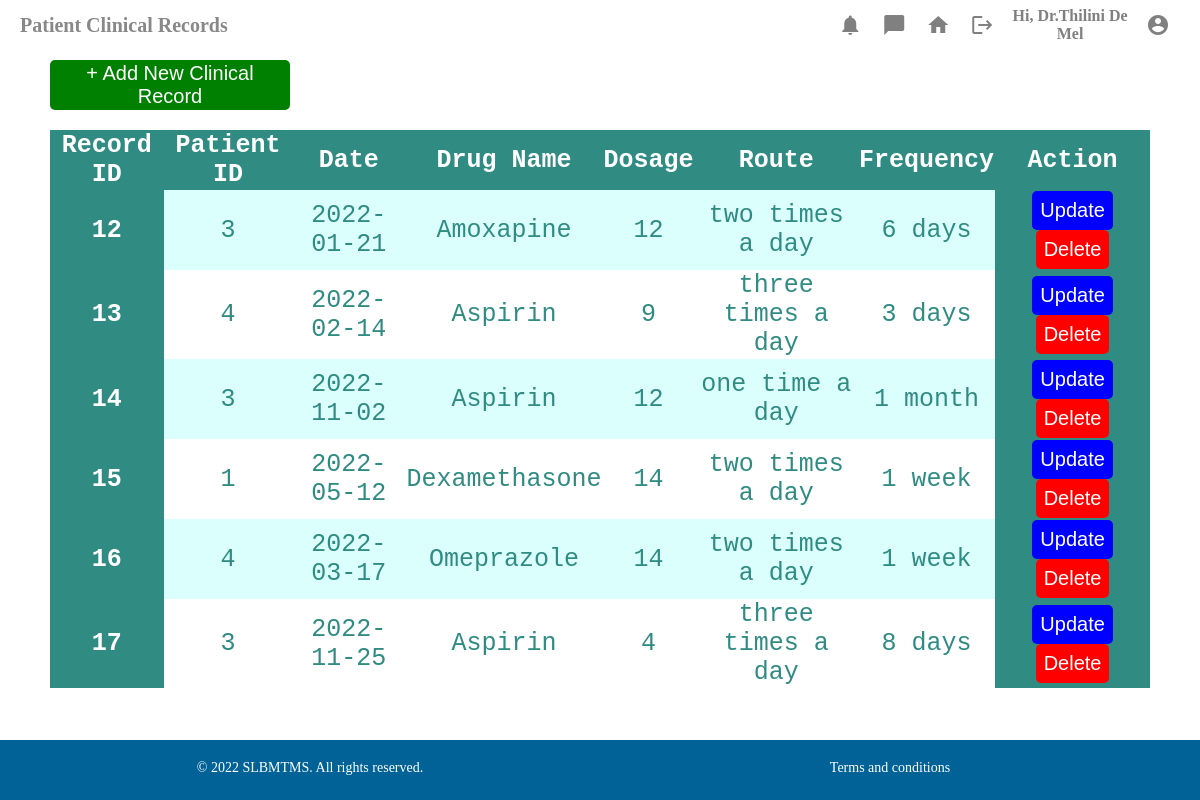
The page /src/php/consultant_patient_clinical_manage.php (signed in) on the database its author committed.
### tables this page shows
CREATE TABLE `patient_clinical_reports` (
  `patient_cr_id` int(11) NOT NULL,
  `patient_id` int(11) NOT NULL,
  `date` date NOT NULL,
  `drug_name` varchar(255) NOT NULL,
  `dosage` int(11) NOT NULL,
  `route` varchar(255) NOT NULL,
  `frequency` varchar(255) NOT NULL
);

### src/php/consultant_patient_clinical_manage.php (the view, shortened to what this page needs)
<?php
if (isset($_SESSION['user_name']) && isset($_SESSION['consultant_name']))
{
include "../../config/connection.php";
?>
<!DOCTYPE html>
<html lang="en" dir="ltr">
  <head>
    <link rel="stylesheet" type="text/css" href="../../public/css/consultant_patient_clinical_manage.css?v=1">
  </head>
  <body>
    <div class="hero">
      <div class="top">
        <div class="rtop">
          <div class="empty">
            <p>Patient Clinical Records</p>
          </div>
          <div class="profile">
            <abbr title="notifications">
              <a href="../../public/html/consultant_notifications.html">
                <div class="icon">
                  <span class="material-icons">
                  </span>
                </div>
              </a>
            </abbr>
            <abbr title="messages">
              <a href="../../public/html/consultant_messages.html">
                <div class="icon">
                  <span class="material-icons">
                  </span>
                </div>
              </a>
            </abbr>
            <abbr title="Home">
              <a href="consultant_home.php">
                <div class="icon">
                  <span class="material-icons">
                  </span>
                </div>
              </a>
            </abbr>
            <abbr title="Logout">
              <a href="consultant_login.php">
                <div class="icon">
                  <span class="material-icons">
                  </span>
                </div>
              </a>
            </abbr>
            <abbr title="Welcome!">
              <div class="greet">
                <h3 class="greet-text">Hi, Dr.<?php echo $_SESSION['consultant_name'];?></h3>
              </div>
            </abbr>
            <abbr title="Profile">
              <a href="../../public/html/consultant_profile.html">
                <div class="pp">
                  <span class="material-icons">
                  </span>
                </div>
              </a>
            </abbr>
          </div>
        </div>
      </div>
      <div class="middle">
          <button class="add" type="button" name="button">
            <a href="consultant_clinical_form.php">+ Add New Clinical Record</a>
          </button>
          <div class="mid-bottom">
              <table>
                <tr>
                  <th>Record ID</th>
                  <th>Patient ID</th>
                  <th>Date</th>
                  <th>Drug Name</th>
                  <th>Dosage</th>
                  <th>Route</th>
                  <th>Frequency</th>
                  <th colspan="2">Action</th>
                </tr>
                <?php
                    $sql="SELECT * FROM patient_clinical_reports";
                    $result=mysqli_query($connection,$sql);
                    if($result){
                        while($row=mysqli_fetch_assoc($result)){
                            $patient_cr_id=$row['patient_cr_id'];
                            $patient_id=$row['patient_id'];
                            $date=$row['date'];
                            $drug_name=$row['drug_name'];
                            $dosage=$row['dosage'];
                            $route=$row['route'];
                            $frequency=$row['frequency'];
                            echo '
                              <th>'.$patient_cr_id.'</th>
                              <td>'.$patient_id.'</td>
                              <td>'.$date.'</td>
                              <td>'.$drug_name.'</td>
                              <td>'.$dosage.'</td>
                              <td>'.$route.'</td>
                              <td>'.$frequency.'</td>
                              <th>
                                <button id="btn-update" class="btn btn-primary">
                                  <a href="consultant_patient_clinical_reports_update.php?update-id='.$patient_cr_id.'" class="text-light">
                                    Update
                                  </a>
                                </button>
                                <button id="btn-delete" class="btn btn-danger">
                                  <a href="consultant_patient_clinical_reports_delete.php?delete-id='.$patient_cr_id.'" class="text-light">
                                    Delete
                                  </a>
                                </button>
                              </th>
                            </tr>
                            ';
                        }
                    }
                ?>
              </table>
          </div>
      </div>
      <div class="bottom">
        <div class="bottom-input">
          <span>© 2022 SLBMTMS. All rights reserved.</span>
        </div>
        <div class="bottom-input">
          <span>Terms and conditions</span>
        </div>
      </div>
    </div>
  </body>
</html>
<?php
}
?>

### public/css/consultant_patient_clinical_manage.css (style rules this page uses)
* { box-sizing: border-box; }
.hero { display: flex; flex-direction: column; flex-wrap: wrap; flex: 100%; position: absolute; top: 0; left: 0; right: 0; bottom: 0; }
.top { flex: 10%; position: absolute; top: 0; left: 0; right: 0; height: 50px; display: flex; align-items:space-between; overflow: hidden; }
.bottom { height: 60px; flex: 10%; background-color: white; padding: 20px; display: flex; justify-content: center; align-items:space-between; position: absolute; bottom: 0; overflow: hidden; background-color: #006296; width: 100%; }
.bottom-input { width: 50%; justify-content: center; text-align:center; color: #fff; font-size: 14px; }
.profile { height: 50px; display: flex; align-items: center; float: right; margin-right: 20px; }
abbr { text-decoration: none; }
.greet { display: flex; justify-content: space-between; }
.greet-text { text-align:center; font-size: 16px; color: gray; }
.profile .material-icons { color: gray; cursor: pointer; padding: 10px; }
.rtop { flex: 100%; height: 50px; display: flex; justify-content: space-between; }
.empty { flex: 70%; font-size: 30px; display: flex; align-items: center; margin-left: 20px; }
.empty p { text-align: justify; font-size: 20px; color:#888; font-weight:bolder; }
.middle { display: flex; flex-direction: column; padding: 30px; margin-top: 20px; overflow: hidden; }
.add { display: flex; justify-content: center; align-items: center; height: 50px; width: 20%; font-size: 20px; margin: 20px; margin-left: 20px; cursor: pointer; padding: 20px; border: none; border-radius: 5px; background: green; position: absolute; top: 40px; }
.add a { display: flex; height: 50px; width: 100%; cursor: pointer; justify-content: center; align-items: center; }
a { text-decoration: none; color: white; }
.mid-bottom { overflow-y: scroll; position: absolute; top: 130px; bottom: 70px; left: 50px; right: 50px; }
table { border-collapse: collapse; width: 100%; color: #308C83; font-family: monospace; font-size: 25px; text-align: center; }
th { background: #308C83; color: white; height: 60px; }
tr { height: 50px; }
#btn-update { background: blue; color: white; text-decoration: none; font-size: 20px; padding: 8px; margin: 0 10px; border: none; border-radius: 5px; }
#btn-delete { background: red; color: white; text-decoration: none; font-size: 20px; padding: 8px; margin: 0 10px; border: none; border-radius: 5px; }

### rows shown on the page
patient_clinical_reports: patient_cr_id "12", patient "3", date "2022-01-21", drug_name "Amoxapine", dosage "12", route "two times a day", frequency "6 days"
patient_clinical_reports: patient_cr_id "13", patient "4", date "2022-02-14", drug_name "Aspirin", dosage "9", route "three times a day", frequency "3 days"
patient_clinical_reports: patient_cr_id "14", patient "3", date "2022-11-02", drug_name "Aspirin", dosage "12", route "one time a day", frequency "1 month"
patient_clinical_reports: patient_cr_id "15", patient "1", date "2022-05-12", drug_name "Dexamethasone", dosage "14", route "two times a day", frequency "1 week"
patient_clinical_reports: patient_cr_id "16", patient "4", date "2022-03-17", drug_name "Omeprazole", dosage "14", route "two times a day", frequency "1 week"
patient_clinical_reports: patient_cr_id "17", patient "3", date "2022-11-25", drug_name "Aspirin", dosage "4", route "three times a day", frequency "8 days"

### other values the page prints
$_SESSION['consultant_name'] "Thilini De Mel"
